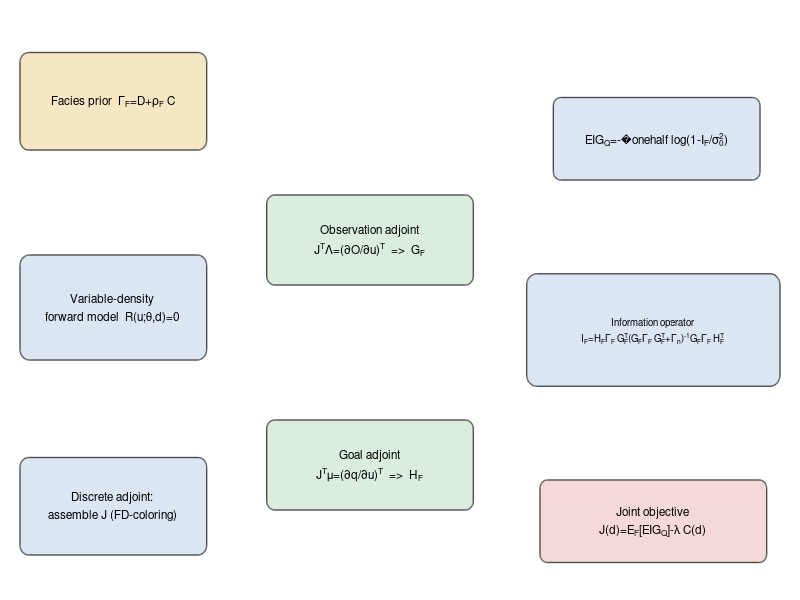

Recreate this plot in MATLAB. (Note: this script raises an error after producing the figure.)
function make_fig1_workflow(outdir)
%MAKE_FIG1_WORKFLOW  Reproduce manuscript Figure 1 (conceptual workflow).
%
%   Draws the goal-oriented OED workflow as a box-and-arrow diagram and writes
%   Fig1_Workflow.png. Schematic (no data).
%
%   Author: D. Zeqiraj.  License: MIT.

    if nargin < 1 || isempty(outdir), outdir = pwd; end
    f = figure('Color','w','Position',[100 100 740 430]); ax=axes('Position',[0 0 1 1]); axis(ax,[0 12 0 8]); axis off; hold on
    blue=[0.86 0.90 0.95]; green=[0.86 0.93 0.87]; gold=[0.96 0.90 0.77]; rose=[0.96 0.85 0.85];
    box_(0.3,6.0,2.8,1.3,'Facies prior  \Gamma_F=D+\rho_F C',gold);
    box_(0.3,3.2,2.8,1.4,sprintf('Variable-density\nforward model  R(u;\\theta,d)=0'),blue);
    box_(0.3,0.6,2.8,1.3,sprintf('Discrete adjoint:\nassemble J (FD-coloring)'),blue);
    box_(4.0,4.2,3.1,1.2,sprintf('Observation adjoint\nJ^T\\Lambda=(\\partialO/\\partialu)^T  =>  G_F'),green);
    box_(4.0,1.2,3.1,1.2,sprintf('Goal adjoint\nJ^T\\mu=(\\partialq/\\partialu)^T  =>  H_F'),green);
    box_(7.9,2.85,3.8,1.5,sprintf('Information operator\nI_F=H_F\\Gamma_F G_F^T(G_F\\Gamma_F G_F^T+\\Gamma_n)^{-1}G_F\\Gamma_F H_F^T'),blue,7);
    box_(8.3,5.6,3.1,1.1,'EIG_Q=-�\onehalf log(1-I_F/\sigma_0^2)',blue);
    box_(8.1,0.5,3.4,1.1,sprintf('Joint objective\nJ(d)=E_F[EIG_Q]-\\lambda C(d)'),rose);
    arr(1.7,6.0,1.7,4.6); arr(1.7,3.2,1.7,1.9);
    arr(3.1,3.95,4.0,4.65); arr(3.1,1.45,4.0,1.7); arr(3.1,1.1,4.0,4.35);
    arr(7.1,4.75,8.6,3.95); arr(7.1,1.75,8.6,3.25);
    arr(9.8,4.35,9.85,5.6); arr(9.7,2.85,9.75,1.6);
    text(6,7.6,'Goal-oriented Bayesian OED for variable-density SWI — workflow', ...
         'HorizontalAlignment','center','FontSize',11);
    try, exportgraphics(f,fullfile(outdir,'Fig1_Workflow.png'),'Resolution',300);
    catch, print(f,fullfile(outdir,'Fig1_Workflow.png'),'-dpng','-r300'); end
    close(f);
end

function box_(x,y,w,h,txt,fc,fs)
    if nargin<7, fs=8.5; end
    rectangle('Position',[x y w h],'Curvature',0.2,'FaceColor',fc,'EdgeColor',[0.3 0.3 0.3],'LineWidth',1.0);
    text(x+w/2,y+h/2,txt,'HorizontalAlignment','center','VerticalAlignment','middle','FontSize',fs,'Interpreter','tex');
end
function arr(x1,y1,x2,y2)
    annotation('arrow','HeadStyle','vback2','LineWidth',1.1,'Color',[0.3 0.3 0.3], ...
        'Position',[]); % placeholder; drawn below in data units
    quiver(x1,y1,x2-x1,y2-y1,0,'Color',[0.3 0.3 0.3],'LineWidth',1.1,'MaxHeadSize',0.4);
end
